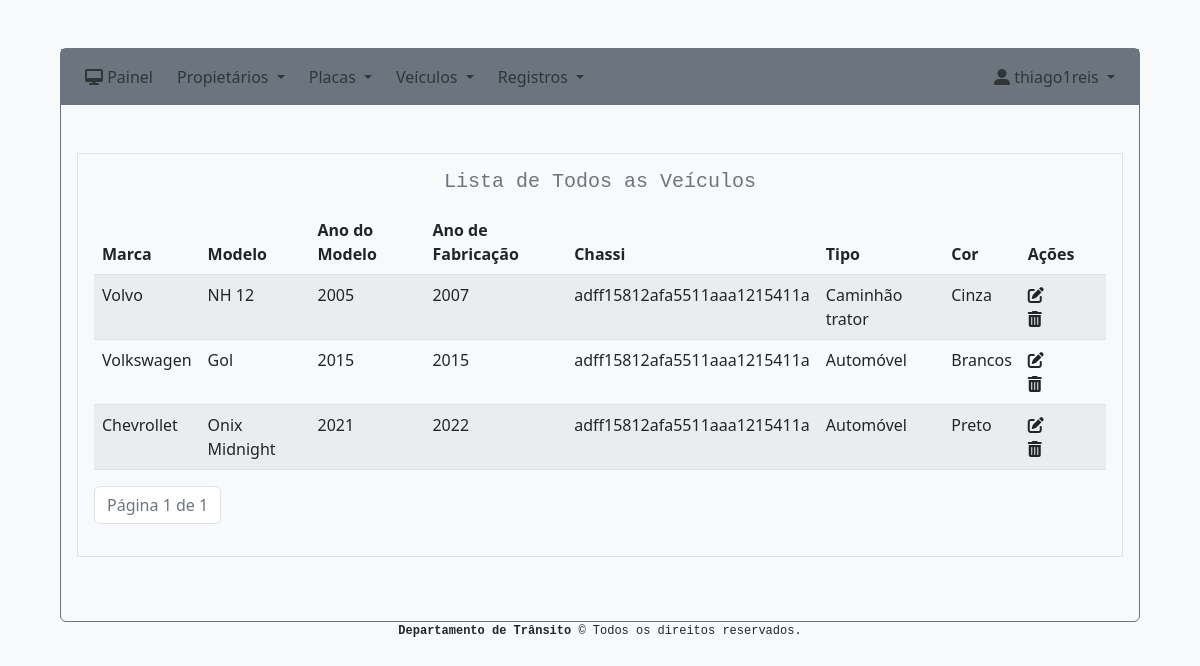
The app's page /sistema/veiculos (signed in), older data.
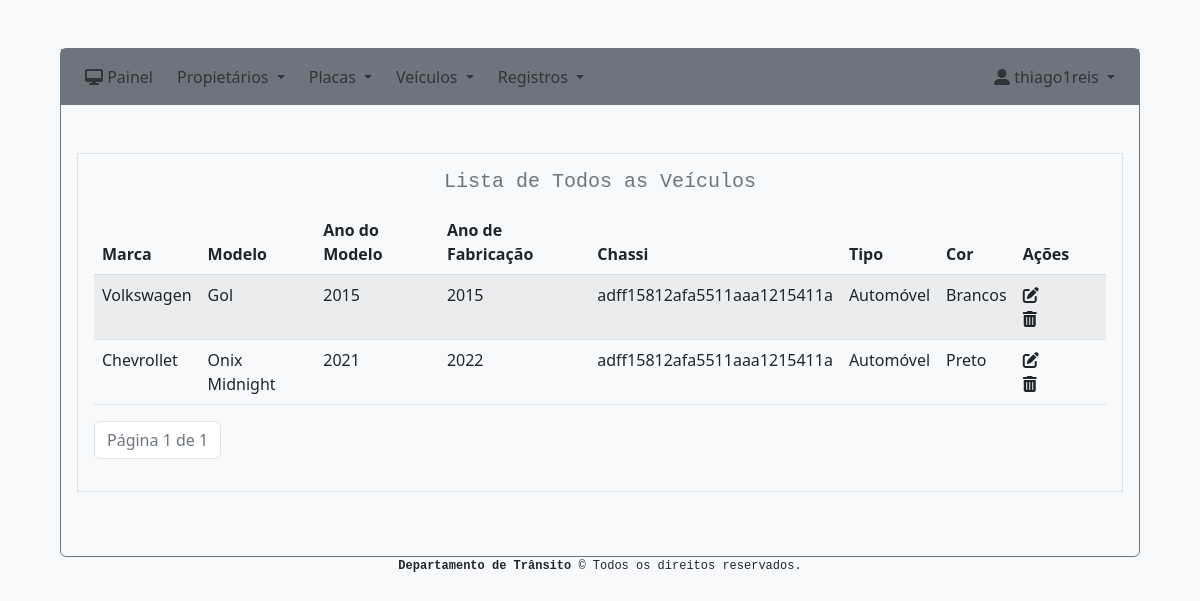
The same page, newer data.
### system/models.py (models this page shows, shortened)
class Vehicle(models.Model):
    brand_vehicle = models.CharField(max_length=255)
    model_vehicle = models.CharField(max_length=255)
    model_year = models.IntegerField()
    year_manufacture = models.IntegerField()
    chassis = models.CharField(max_length=255)
    type = models.CharField(max_length=255, choices=TYPE_VEHICLE_CHOICES, blank=False, null=False)
    color = models.CharField(max_length=255)
    created = models.DateTimeField('created', auto_now_add=True)
    modified = models.DateTimeField('modified', auto_now=True)

### system/views.py (the view)
# urls.py: path('veiculos', views.vehicle_index, name='vehicle_index'),
@login_required(login_url="/")
def vehicle_index(request):
    vehicles = Vehicle.objects.all().order_by('-created')
    paginator = Paginator(vehicles, 10)
    page_number = request.GET.get('page')
    page_obj = paginator.get_page(page_number)
    context = {
        'page_obj': page_obj
    }
    return render(request, 'system/vehicle_index.html', context)

### system/templates/system/vehicle_index.html (shortened to what this page needs)
{% extends 'base.html' %}
{% block content %}
    <div class="border p-3 m-3">
        <h5 class="font-monospace text-secondary text-center mb-3">Lista de Todos as Veículos</h5>
        <div class="table-responsive">
            <table class="table table-striped">
                <thead>
                  <tr>
                    <th scope="col">Marca</th>
                    <th scope="col">Modelo</th>
                    <th scope="col">Ano do Modelo</th>
                    <th scope="col">Ano de Fabricação</th>
                    <th scope="col">Chassi</th>
                    <th scope="col">Tipo</th>
                    <th scope="col">Cor</th>
                    <th scope="col">Ações</th>
                  </tr>
                </thead>
                <tbody>
                {% for vehicle in page_obj %}
                  <tr>
                    <td>{{ vehicle.brand_vehicle }}</td>
                    <td>{{ vehicle.model_vehicle }}</td>
                    <td>{{ vehicle.model_year }}</td>
                    <td>{{ vehicle.year_manufacture }}</td>
                    <td>{{ vehicle.chassis }}</td>
                    <td>{{ vehicle.type }}</td>
                    <td>{{ vehicle.color }}</td>
                    <td class="">
                        <a href="{% url 'vehicle_edit' vehicle.id %}" class="me-4 text-dark"><i class="fa-solid fa-pen-to-square "></i></a>
                        <a href="{% url 'vehicle_delete' vehicle.id %}" class="me-4 text-dark" onclick="return confirm('Tem certeza que deseja excluir esse veículo ?')"><i class="fa-solid fa-trash-can"></i></a>
                    </td>
                  </tr>
                {% endfor %}
                </tbody>
             </table>
          </div>
          <nav aria-label="Page navigation example ">
            <ul class="pagination ">
                <li class="page-item disabled"><span class="page-link text-secondary" >Página {{ page_obj.number }} de {{ page_obj.paginator.num_pages }}</span></li>
            </ul>
          </nav>
    </div>
{% endblock %}

Row changes from the older to the newer data that the page shows:
removed Vehicle: brand_vehicle "Volvo", model_vehicle "NH 12", model_year "2005", year_manufacture "2007", chassis "adff15812afa5511aaa1215411a", type "Caminhão trator", color "Cinza"
